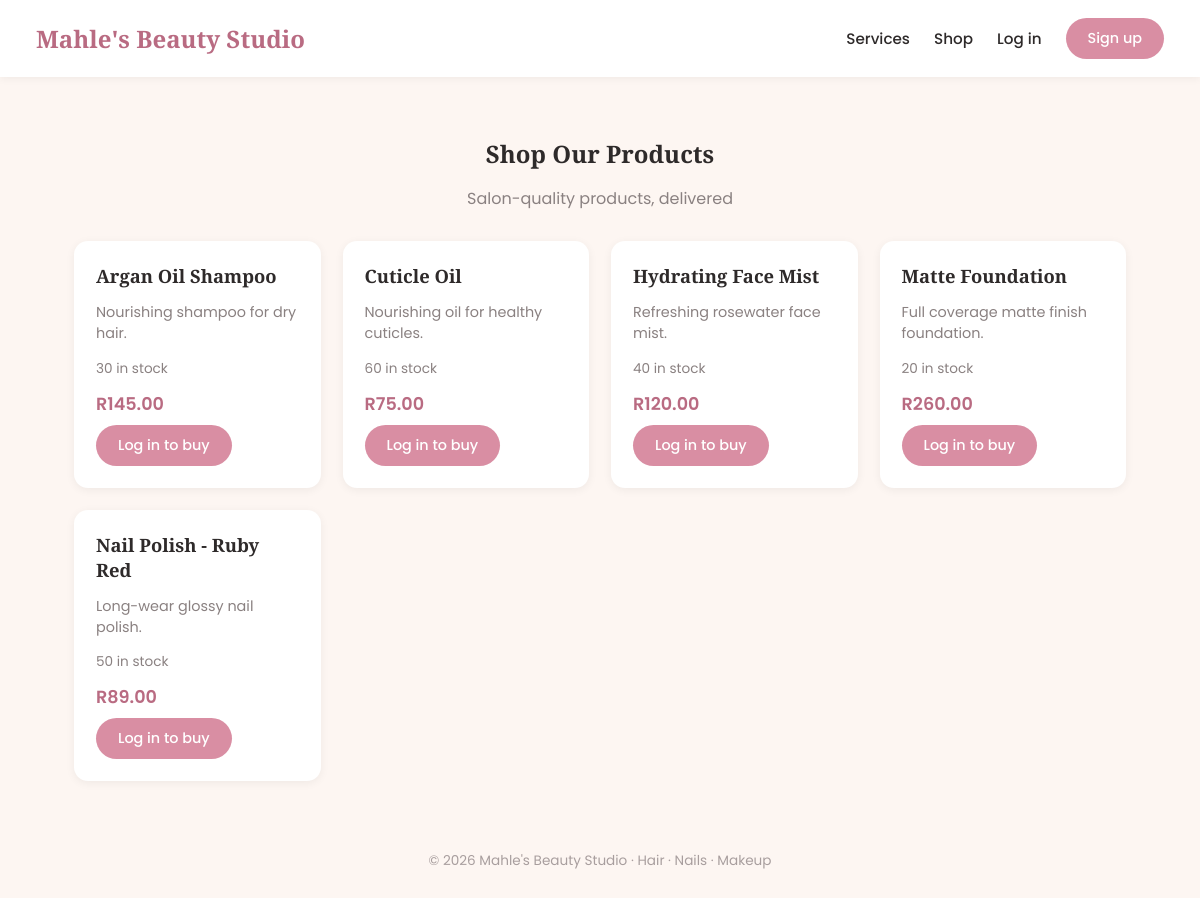
Screenshot of /products/ with the database file from the repository.
### salon/models.py (models this page shows, shortened)
class Product(models.Model):
    name = models.CharField(max_length=120)
    description = models.TextField(blank=True)
    price = models.DecimalField(max_digits=8, decimal_places=2)
    stock = models.PositiveIntegerField(default=0)
    image = models.ImageField(upload_to="products/", blank=True, null=True)
    active = models.BooleanField(default=True)
    class Meta:
        ordering = ["name"]
    @property
    def in_stock(self):
        return self.stock > 0

### salon/views.py (the view)
# urls.py: path("products/", views.product_list, name="product_list"),
def product_list(request):
    products = Product.objects.filter(active=True)
    return render(request, "salon/product_list.html", {"products": products})

### salon/templates/salon/product_list.html
{% extends "salon/base.html" %}
{% block content %}
<h2 class="section-title">Shop Our Products</h2>
<p class="section-sub">Salon-quality products, delivered</p>
<div class="grid">
    {% for product in products %}
    <div class="card">
        <h3>{{ product.name }}</h3>
        {% if product.description %}<p style="color:#8a8181; font-size:0.9rem;">{{ product.description }}</p>{% endif %}
        <div class="meta">{% if product.in_stock %}{{ product.stock }} in stock{% else %}Out of stock{% endif %}</div>
        <div class="price">R{{ product.price }}</div>
        {% if product.in_stock %}
            {% if user.is_authenticated %}
            <form action="{% url 'buy_product' product.pk %}" method="post" style="display:flex; gap:8px; align-items:center;">
                {% csrf_token %}
                <input type="number" name="quantity" value="1" min="1" max="{{ product.stock }}" style="width:60px; padding:8px; border-radius:8px; border:1px solid #e0d3d3;">
                <button type="submit" class="btn">Buy Now</button>
            </form>
            {% else %}
            <a href="{% url 'login' %}" class="btn">Log in to buy</a>
            {% endif %}
        {% else %}
            <span class="btn btn-outline" style="opacity:0.6; cursor:not-allowed;">Sold Out</span>
        {% endif %}
    </div>
    {% empty %}
    <p class="empty">No products available right now.</p>
    {% endfor %}
</div>
{% endblock %}

### salon/templates/salon/base.html (style rules this page uses)
:root { --pink: #d98ea3; --pink-dark: #b96b82; --cream: #fdf6f2; --charcoal: #2e2a2a; --gold: #c9a15a; }
* { box-sizing: border-box; }
body { margin: 0; font-family: 'Poppins', sans-serif; background: var(--cream); color: var(--charcoal); }
h1, h2, h3, .brand { font-family: 'Playfair Display', serif; }
.btn { display: inline-block; padding: 10px 22px; border-radius: 30px; background: var(--pink); color: white; text-decoration: none; border: none; font-family: 'Poppins', sans-serif; font-weight: 500; cursor: pointer; font-size: 0.9rem; transition: background 0.2s; }
.grid { display: grid; grid-template-columns: repeat(auto-fill, minmax(240px, 1fr)); gap: 22px; margin-top: 24px; }
.card { background: white; border-radius: 14px; padding: 22px; box-shadow: 0 2px 10px rgba(0, 0, 0, 0.06); }
.card h3 { margin: 0 0 6px; color: var(--charcoal); font-size: 1.15rem; }
.card .price { color: var(--pink-dark); font-weight: 600; font-size: 1.1rem; margin: 8px 0; }
.card .meta { color: #8a8181; font-size: 0.85rem; margin-bottom: 12px; }
.section-title { text-align: center; margin-bottom: 8px; }
.section-sub { text-align: center; color: #8a8181; margin-bottom: 30px; }

### rows the page displays
Product: name "Argan Oil Shampoo", description "Nourishing shampoo for dry hair.", stock "30", price "145.00", shows "Log in to buy"
Product: name "Cuticle Oil", description "Nourishing oil for healthy cuticles.", stock "60", price "75.00", shows "Log in to buy"
Product: name "Hydrating Face Mist", description "Refreshing rosewater face mist.", stock "40", price "120.00", shows "Log in to buy"
Product: name "Matte Foundation", description "Full coverage matte finish foundation.", stock "20", price "260.00", shows "Log in to buy"
Product: name "Nail Polish - Ruby Red", description "Long-wear glossy nail polish.", stock "50", price "89.00", shows "Log in to buy"
